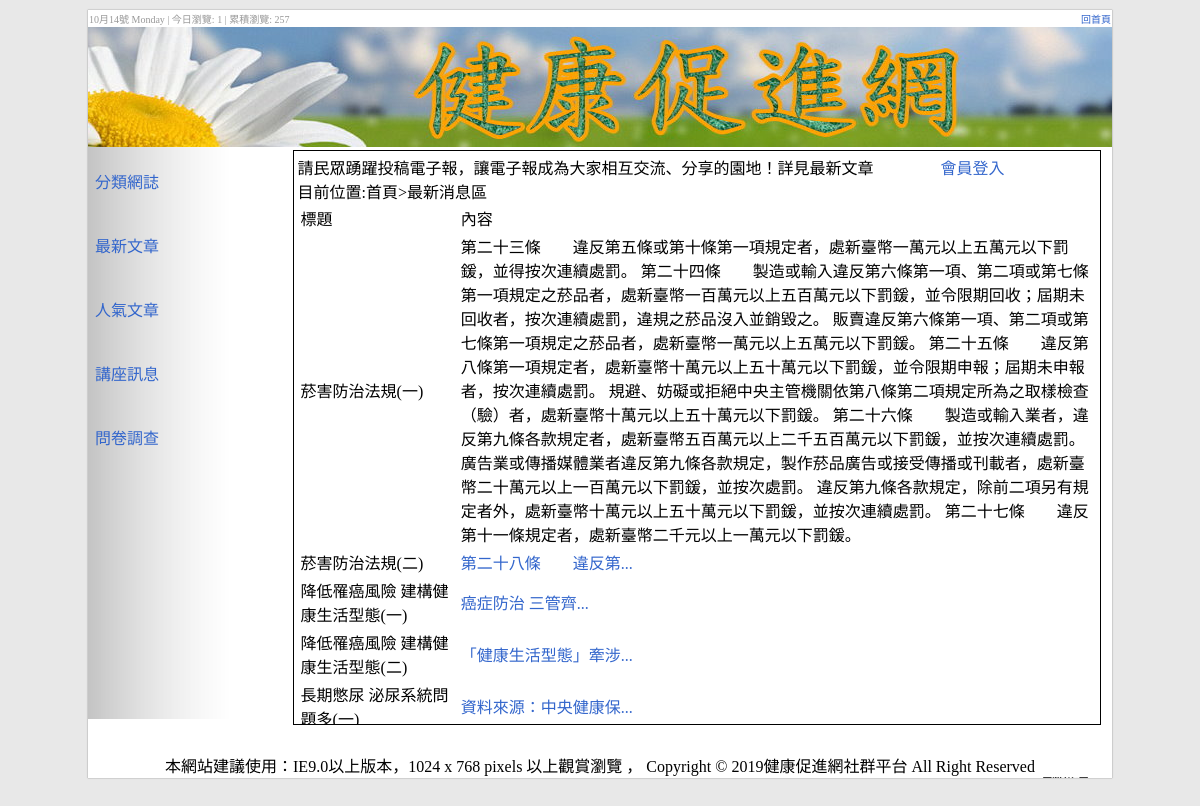
The app's page /?do=news&page=1&id=3 with its own data.
### tables this page shows
CREATE TABLE `q2t7_blog` (
  `id` int(10) UNSIGNED NOT NULL,
  `cls` int(11) NOT NULL,
  `title` text NOT NULL,
  `text` text NOT NULL,
  `num` int(11) NOT NULL,
  `dpy` int(11) NOT NULL
);

### news.php (the view, shortened to what this page needs)
目前位置:首頁>最新消息區
<table>
  <tr>
    <td width=20% valign=top>標題</td>
    <td valign=top>內容</td>
    <td></td>
  </tr>
<?php
$nw = (empty($_GET['page'])) ? 1 : $_GET['page'];
$begin = ($nw - 1) * 5;
$re = select("q2t7_blog", "dpy=1 limit " . $begin . ",5");
foreach ($re as $ro) {
  $gdbtn = "";
?>
  <tr>
    <td><?= $ro['title'] ?></td>
    <td><?= ($_GET['id'] == $ro['id']) ? $ro['text'] : '<a href="?do=news&page='.$nw.'&id='.$ro['id'].'">'.mb_substr($ro['text'],0,10).'...</a>'?></td>
    <td><?= $gdbtn ?></td>
  </tr>
<?php
}
?>
</table>

### home_files/css.css (style rules this page uses)
body { background:#E8E8E8; padding:0px; margin:0px; font-family:"微軟正黑體"; }
a { text-decoration:none; color:#36C; cursor:pointer; }

### records on screen
q2t7_blog: title "菸害防治法規(一)", text "第二十三條 違反第五條或第十條第一項規定者，處新臺幣一萬元以上五萬元以下罰鍰，並得按次連續處罰。 第二十四條 製造或輸入違反第六條第一項、第二項或第七條第一項規定之菸品者，處新臺幣一百萬元以上五百萬元以下罰鍰，並令限期回收；屆期未回收者，按次連續處罰，違規之菸品沒入並銷毀之。 販賣違反第六條第一項、第二項或第七條第一項規定之菸品者，處新臺幣一萬元以上五萬元以下罰鍰。 第二十五條 違反第八條第一項規定者，處新臺幣十萬元以上五十萬元以下罰鍰，並令限期申報；屆期未申報者，按次連續處罰。 規避、妨礙或拒絕中央主管機關依第八條第二項規定所為之取樣檢查（驗）者，處新臺幣十萬元以上五十萬元以下罰鍰。 第二十六條 製造或輸入業者，違反第九條各款規定者，處新臺幣五百萬元以上二千五百萬元以下罰鍰，並按次連續處罰。 廣告業或傳播媒體業者違反第九條各款規定，製作菸品廣告或接受傳播或刊載者，處新臺幣二十萬元以上一百萬元以下罰鍰，並按次處罰。 違反第九條各款規定，除前二項另有規定者外，處新臺幣十萬元以上五十萬元以下罰鍰，並按次連續處罰。 第二十七條 違反第十一條規定者，處新臺幣二千元以上一萬元以下罰鍰。"
q2t7_blog: title "菸害防治法規(二)", text "第二十八條 違反第"
q2t7_blog: title "降低罹癌風險 建構健康生活型態(一)", text "癌症防治 三管齊"
q2t7_blog: title "降低罹癌風險 建構健康生活型態(二)", text "「健康生活型態」牽涉"
q2t7_blog: title "長期憋尿 泌尿系統問題多(一)", text "資料來源：中央健康保"

### other values on screen
$t3visit "1"
$t3all "257"
